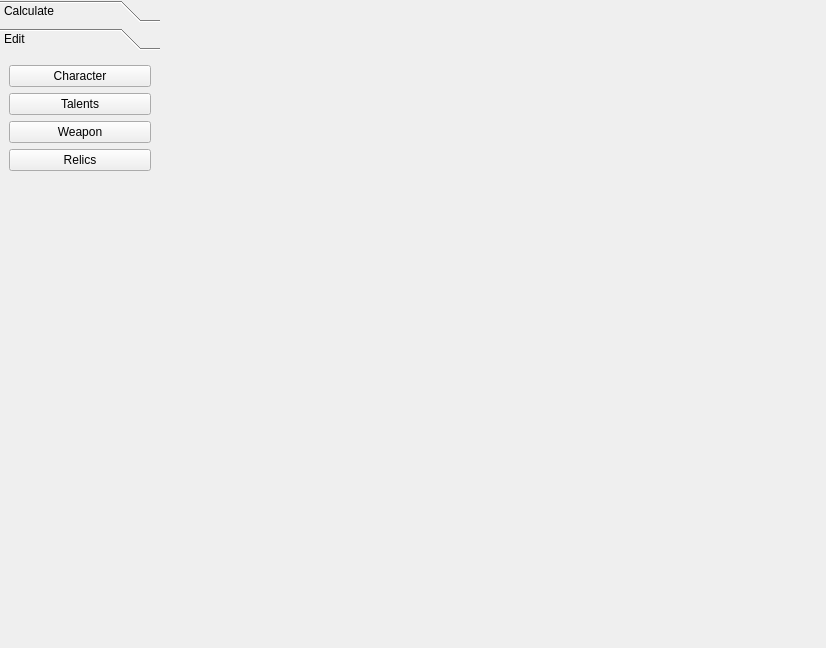
<?xml version="1.0" encoding="UTF-8"?>
<ui version="4.0">
 <class>HomePage</class>
 <widget class="QWidget" name="HomePage">
  <property name="geometry">
   <rect>
    <x>0</x>
    <y>0</y>
    <width>826</width>
    <height>648</height>
   </rect>
  </property>
  <property name="windowTitle">
   <string>Form</string>
  </property>
  <layout class="QHBoxLayout" name="horizontalLayout">
   <property name="spacing">
    <number>0</number>
   </property>
   <property name="leftMargin">
    <number>0</number>
   </property>
   <property name="topMargin">
    <number>0</number>
   </property>
   <property name="rightMargin">
    <number>0</number>
   </property>
   <property name="bottomMargin">
    <number>0</number>
   </property>
   <item>
    <widget class="QWidget" name="widget" native="true">
     <property name="maximumSize">
      <size>
       <width>160</width>
       <height>16777215</height>
      </size>
     </property>
     <layout class="QVBoxLayout" name="verticalLayout">
      <property name="spacing">
       <number>0</number>
      </property>
      <property name="leftMargin">
       <number>0</number>
      </property>
      <property name="topMargin">
       <number>0</number>
      </property>
      <property name="rightMargin">
       <number>0</number>
      </property>
      <property name="bottomMargin">
       <number>0</number>
      </property>
      <item>
       <widget class="QToolBox" name="toolBox">
        <property name="currentIndex">
         <number>1</number>
        </property>
        <widget class="QWidget" name="page">
         <property name="geometry">
          <rect>
           <x>0</x>
           <y>0</y>
           <width>160</width>
           <height>596</height>
          </rect>
         </property>
         <attribute name="label">
          <string>Calculate</string>
         </attribute>
         <layout class="QVBoxLayout" name="verticalLayout_3">
          <item>
           <widget class="QPushButton" name="pushButton_5">
            <property name="text">
             <string>Attack</string>
            </property>
           </widget>
          </item>
          <item>
           <widget class="QPushButton" name="pushButton_4">
            <property name="text">
             <string>Defence</string>
            </property>
           </widget>
          </item>
          <item>
           <widget class="QPushButton" name="pushButton">
            <property name="text">
             <string>Support</string>
            </property>
           </widget>
          </item>
          <item>
           <spacer name="verticalSpacer_2">
            <property name="orientation">
             <enum>Qt::Vertical</enum>
            </property>
            <property name="sizeHint" stdset="0">
             <size>
              <width>20</width>
              <height>40</height>
             </size>
            </property>
           </spacer>
          </item>
         </layout>
        </widget>
        <widget class="QWidget" name="page_2">
         <property name="geometry">
          <rect>
           <x>0</x>
           <y>0</y>
           <width>160</width>
           <height>596</height>
          </rect>
         </property>
         <attribute name="label">
          <string>Edit</string>
         </attribute>
         <layout class="QVBoxLayout" name="verticalLayout_2">
          <item>
           <widget class="QPushButton" name="pushButton_character">
            <property name="text">
             <string>Character</string>
            </property>
           </widget>
          </item>
          <item>
           <widget class="QPushButton" name="pushButton_talents">
            <property name="text">
             <string>Talents</string>
            </property>
           </widget>
          </item>
          <item>
           <widget class="QPushButton" name="pushButton_weapon">
            <property name="text">
             <string>Weapon</string>
            </property>
           </widget>
          </item>
          <item>
           <widget class="QPushButton" name="pushButton_relics">
            <property name="text">
             <string>Relics</string>
            </property>
           </widget>
          </item>
          <item>
           <spacer name="verticalSpacer">
            <property name="orientation">
             <enum>Qt::Vertical</enum>
            </property>
            <property name="sizeHint" stdset="0">
             <size>
              <width>20</width>
              <height>40</height>
             </size>
            </property>
           </spacer>
          </item>
         </layout>
        </widget>
       </widget>
      </item>
     </layout>
    </widget>
   </item>
   <item>
    <widget class="QWidget" name="widget_rightPage" native="true">
     <layout class="QVBoxLayout" name="verticalLayout_4">
      <property name="spacing">
       <number>0</number>
      </property>
      <property name="leftMargin">
       <number>0</number>
      </property>
      <property name="topMargin">
       <number>0</number>
      </property>
      <property name="rightMargin">
       <number>0</number>
      </property>
      <property name="bottomMargin">
       <number>0</number>
      </property>
      <item>
       <spacer name="horizontalSpacer">
        <property name="orientation">
         <enum>Qt::Horizontal</enum>
        </property>
        <property name="sizeHint" stdset="0">
         <size>
          <width>663</width>
          <height>0</height>
         </size>
        </property>
       </spacer>
      </item>
     </layout>
    </widget>
   </item>
  </layout>
 </widget>
 <resources/>
 <connections/>
</ui>
